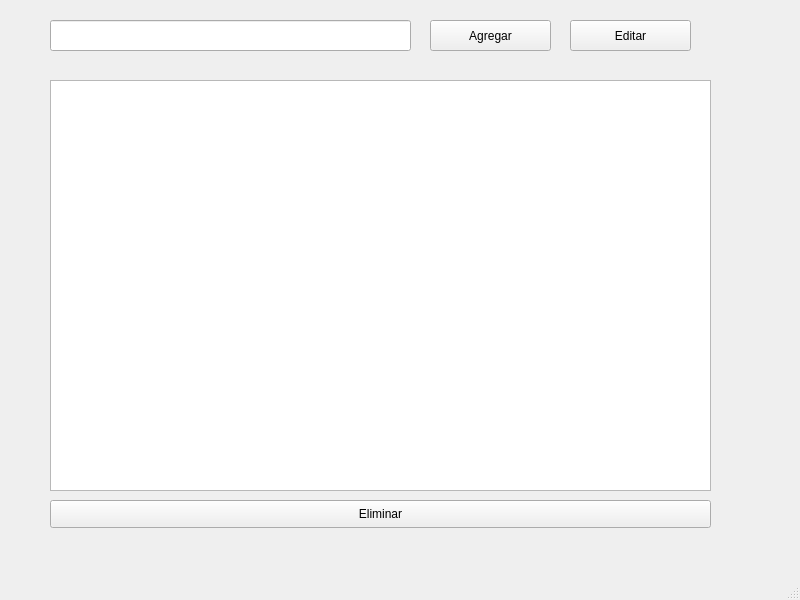
<?xml version="1.0" encoding="UTF-8"?>
<ui version="4.0">
 <class>MainWindow</class>
 <widget class="QMainWindow" name="MainWindow">
  <property name="geometry">
   <rect>
    <x>0</x>
    <y>0</y>
    <width>800</width>
    <height>600</height>
   </rect>
  </property>
  <property name="windowTitle">
   <string>MainWindow</string>
  </property>
  <widget class="QWidget" name="centralwidget">
   <widget class="QLineEdit" name="edtTarea">
    <property name="geometry">
     <rect>
      <x>50</x>
      <y>20</y>
      <width>361</width>
      <height>31</height>
     </rect>
    </property>
   </widget>
   <widget class="QPushButton" name="btnAgregar">
    <property name="geometry">
     <rect>
      <x>430</x>
      <y>20</y>
      <width>121</width>
      <height>31</height>
     </rect>
    </property>
    <property name="text">
     <string>Agregar</string>
    </property>
   </widget>
   <widget class="QListWidget" name="lstTareas">
    <property name="geometry">
     <rect>
      <x>50</x>
      <y>80</y>
      <width>661</width>
      <height>411</height>
     </rect>
    </property>
   </widget>
   <widget class="QPushButton" name="btnEliminar">
    <property name="geometry">
     <rect>
      <x>50</x>
      <y>500</y>
      <width>661</width>
      <height>28</height>
     </rect>
    </property>
    <property name="text">
     <string>Eliminar</string>
    </property>
   </widget>
   <widget class="QPushButton" name="btnEditar">
    <property name="geometry">
     <rect>
      <x>570</x>
      <y>20</y>
      <width>121</width>
      <height>31</height>
     </rect>
    </property>
    <property name="text">
     <string>Editar</string>
    </property>
   </widget>
  </widget>
  <widget class="QMenuBar" name="menubar">
   <property name="geometry">
    <rect>
     <x>0</x>
     <y>0</y>
     <width>800</width>
     <height>26</height>
    </rect>
   </property>
  </widget>
  <widget class="QStatusBar" name="statusbar"/>
 </widget>
 <resources/>
 <connections/>
</ui>
